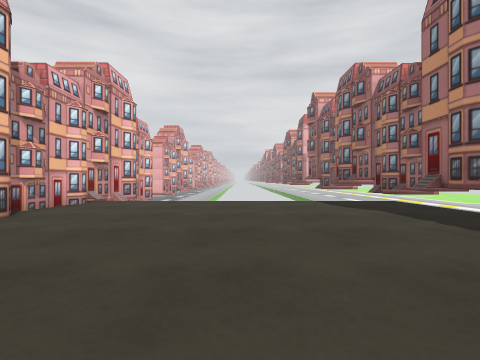
view 1 (above)

16 first-person views from a walk through a 3-D level made in the Unity game engine. The camera is 0.34 m above the floor, looks level and sees 85° across. The floor is counted in squares, 0.5 m on a side. Each view is taken from the middle of a square. On the plan, view 1 faces up. The plan holds only what a view shows up to about 9 squares ahead; the rest is blank. The place goes on beyond the plan. The player character is not drawn. Some surface patterns are stand-ins.

view 2
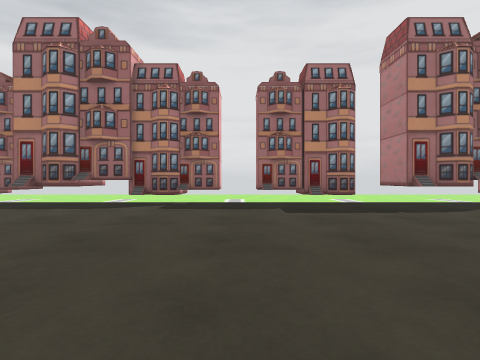

view 3
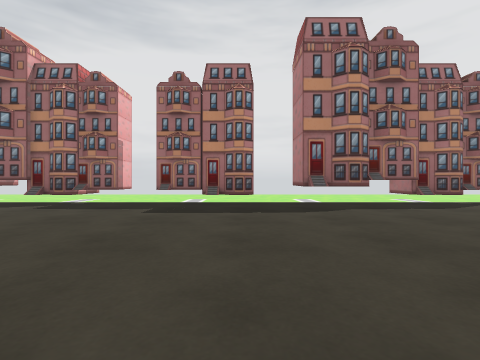

view 4
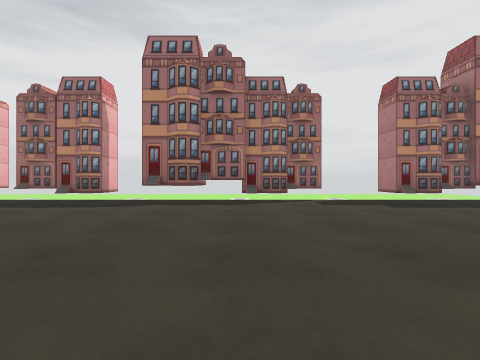

view 5
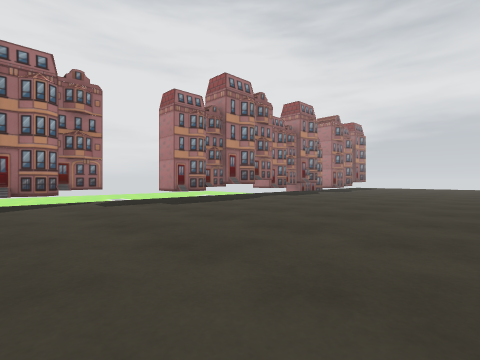

view 6
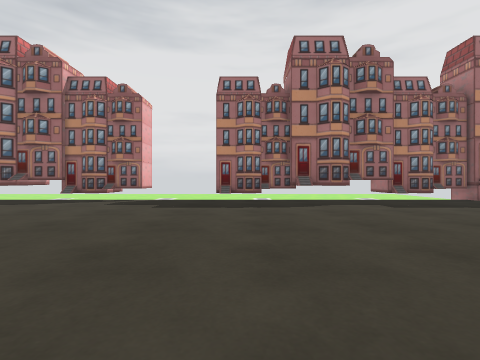

view 7
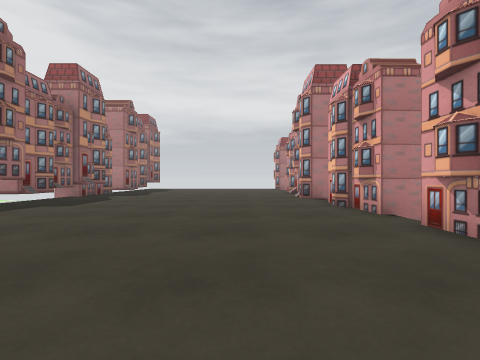

view 8
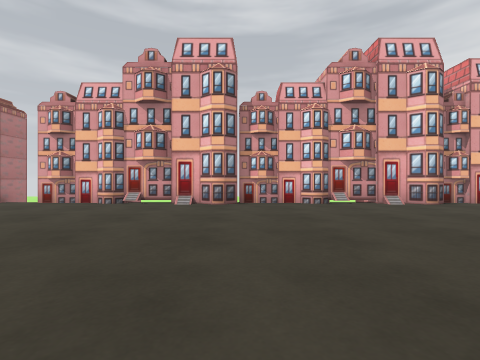

view 9
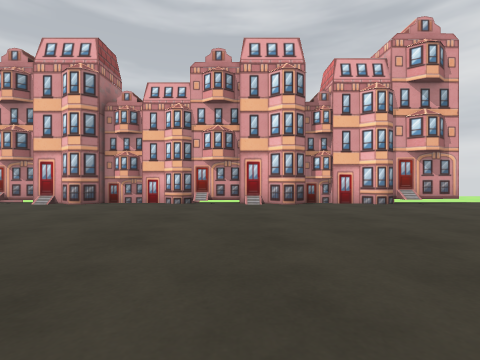

view 10
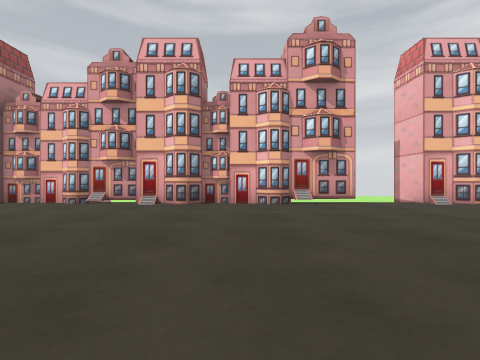

view 11
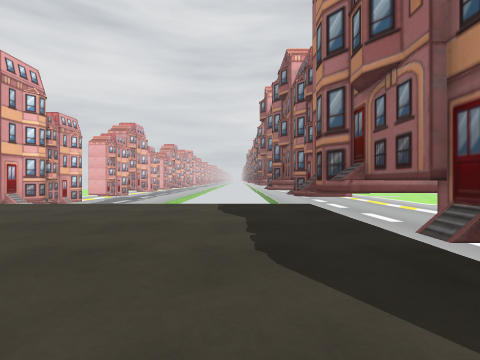

view 12
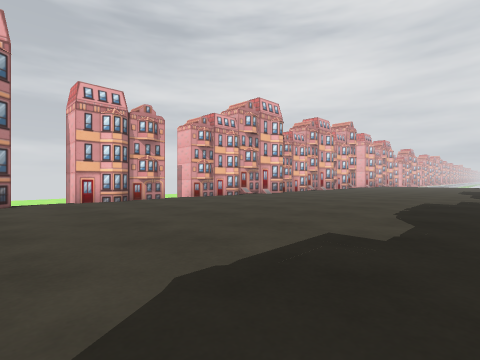

view 13
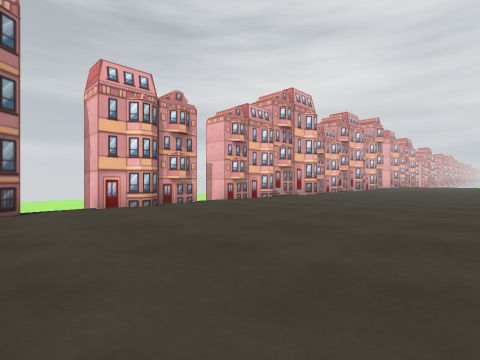

view 14
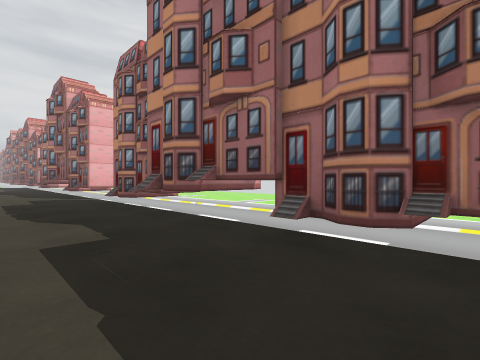

view 15
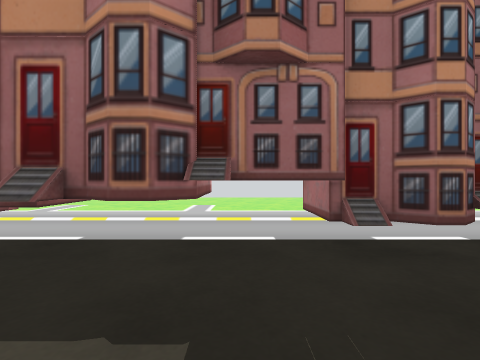

view 16
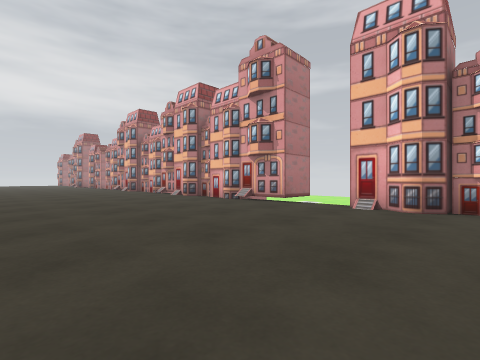

### Floor plan
Key: @ floor where view 1 was taken; # wall or solid block; x gap in a wall; . floor; = window, fence, low wall or low ledge; v drop or lower ground; O other object.
Columns run from 6 left of view 1 to 6 right of it. Each row starts with its distance up from view 1.
 10  #O        #
  9 OO        =#
  8  O.........##
  7  #.........O#
  6  O........OO#
  5 O#.........##
  4  #.........O
  3  v.........O
  2  v.........##
  1 ##.........O#
  0  #O...@....
 -1  O.........O#
 -2  O.........##
 -3  O.........O
 -4  #.........
 -5  O........O##
 -6  O.........O
 -7  O.........O
 -8  O.........##
 -9  #.........O
-10  #.........O
-11  O.........OO
-12  O.........
-13  O.........OO
-14  O.........O
-15  x.........O#
-16  x........O##
-17  O.........O#
-18  O.........O#
-19  x.........##
-20  O.........O
-21  #.........O

Positions as (right, up) in squares from view 1, and headings:
1: (0, 0), facing up
2: (-3, 0), facing right
3: (-3, -3), facing right
4: (-4, -8), facing right
5: (-4, -8), facing down-right
6: (-4, -14), facing right
7: (-2, -11), facing down
8: (3, -9), facing left
9: (3, -5), facing left
10: (3, -2), facing left
11: (3, 1), facing up
12: (4, -21), facing up-left
13: (2, -21), facing up-left
14: (2, -21), facing up-right
15: (2, -18), facing right
16: (2, 6), facing down-left
